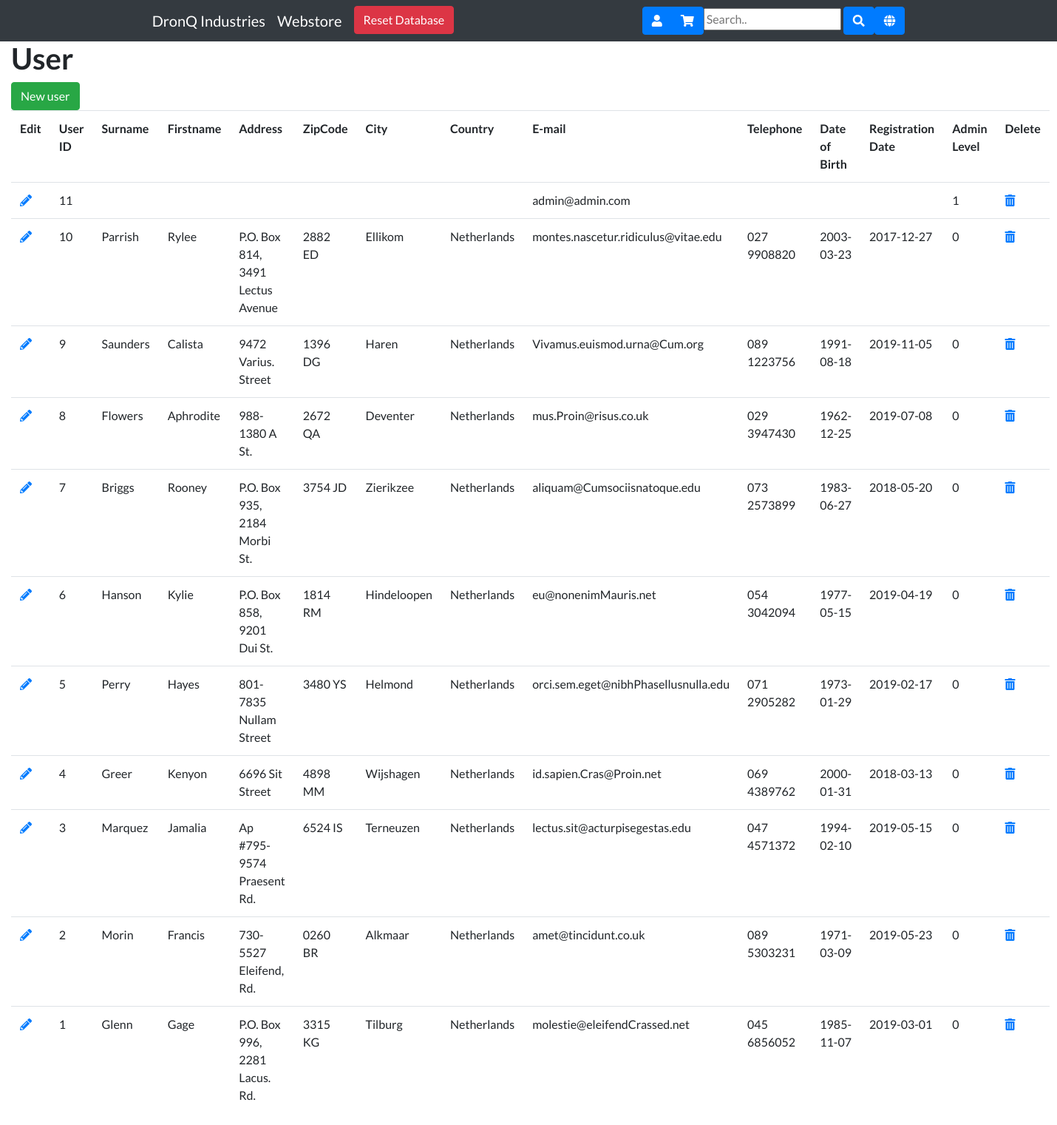
Screenshot of /user-list.php with the database file from the repository.
### tables this page shows
CREATE TABLE `USER`
(
  `User_ID`          INT NOT NULL AUTO_INCREMENT PRIMARY KEY,
  `User_Surname`     VARCHAR(40),
  `User_Firstname`   VARCHAR(40),
  `Address`          VARCHAR(40),
  `ZipCode`          VARCHAR(40),
  `City`             VARCHAR(40),
  `Country`          VARCHAR(40),
  `Email`            VARCHAR(40),
  `PasswordHash`     VARCHAR(255),
  `Telephone`        VARCHAR(40),
  `Day_Of_Birth`     DATE,
  `RegistrationDate` DATE,
  `AdminLevel`       BIT NOT NULL DEFAULT 0
);

### userController.php (called while the page is built, shortened)
<?php
class userController
{
    protected $pdo;
    public function __construct($db)
    {
        $this->pdo = $db;
    }
    public function getAll()
    {
        $sql = "SELECT * FROM `USER` ORDER BY `User_ID` DESC";
        return $this->pdo->query($sql, PDO::FETCH_OBJ);
    }
}

### user-list.php (the view, shortened to what this page needs)
<?php
include 'db.php';
require 'userController.php';
$list = new userController($pdo);
$rs = $list-> getAll();
?>
<!DOCTYPE html>
<html lang="nl">
    <head>
        <?php require 'head.php'; ?>
    </head>
    <body>
        <nav class="navbar navbar-expand-lg navbar-dark bg-dark fixed-top">
            <?php require 'menu.php'; ?>
        </nav>
<div class="col-xl-12 mx-auto container-fluid">
        <h1>User</h1>
        <a href = "userManager.php?action=create" title="add a record" class="btn btn-success navbar-btn">New user</a>
        <table class="table">
            <tr>
                <th>Edit</th>
                <th>User ID</th>
                <th>Surname</th>
                <th>Firstname </th>
                <th>Address</th>
                <th>ZipCode</th>
                <th>City</th>
                <th>Country</th>
                <th>E-mail</th>
                <th>Telephone</th>
                <th>Date of Birth</th>
                <th>Registration Date</th>
                <th>Admin Level</th>
                <th>Delete</th>
            </tr>
            <?php while ($row = $rs->fetch()) { ?>
            <tr>
                <td><a title="edit" href="user-edit.php?User_ID=<?= $row->User_ID ?>"><i class="fas fa-pencil-alt"></i></a></td>
                <td><?= $row->User_ID ?></td>
                <td><?= $row->User_Surname ?></td>
                <td><?= $row->User_Firstname ?></td>
                <td><?= $row->Address ?></td>
                <td><?= $row->ZipCode ?></td>
                <td><?= $row->City ?></td>
                <td><?= $row->Country ?></td>
                <td><?= $row->Email ?></td>
                <td><?= $row->Telephone ?></td>
                <td><?= $row->Day_Of_Birth ?></td>
                <td><?= $row->RegistrationDate ?></td>
                <td><?= $row->AdminLevel ?></td>
                <td><a title="delete" href="userManager.php?action=delete&User_ID=<?= $row->User_ID ?>"><i class="fas fa-trash-alt"></i></a></td>
             </tr>
            <?php } ?>
        </table>
        </div>
    </body>
</html>

### css/main-page.css (style rules this page uses)
body { font-family: 'Lato', 'Helvetica Neue', Helvetica, Arial, sans-serif; margin-top:55px; }
h1, h2, h3, h4, h5, h6 { font-family: 'Lato', 'Helvetica Neue', Helvetica, Arial, sans-serif; font-weight: 700; }
a:link { text-decoration: none; }

### rows the page displays
user: User_ID "11", Email "admin@admin.com", AdminLevel "1"
user: User_ID "10", User_Surname "Parrish", User_Firstname "Rylee", Address "P.O. Box 814, 3491 Lectus Avenue", ZipCode "2882 ED", City "Ellikom", Country "Netherlands", Email "montes.nascetur.ridiculus@vitae.edu", Telephone "027 9908820", Day_Of_Birth "2003-03-23", RegistrationDate "2017-12-27", AdminLevel "0"
user: User_ID "9", User_Surname "Saunders", User_Firstname "Calista", Address "9472 Varius. Street", ZipCode "1396 DG", City "Haren", Country "Netherlands", Email "Vivamus.euismod.urna@Cum.org", Telephone "089 1223756", Day_Of_Birth "1991-08-18", RegistrationDate "2019-11-05", AdminLevel "0"
user: User_ID "8", User_Surname "Flowers", User_Firstname "Aphrodite", Address "988-1380 A St.", ZipCode "2672 QA", City "Deventer", Country "Netherlands", Email "mus.Proin@risus.co.uk", Telephone "029 3947430", Day_Of_Birth "1962-12-25", RegistrationDate "2019-07-08", AdminLevel "0"
user: User_ID "7", User_Surname "Briggs", User_Firstname "Rooney", Address "P.O. Box 935, 2184 Morbi St.", ZipCode "3754 JD", City "Zierikzee", Country "Netherlands", Email "aliquam@Cumsociisnatoque.edu", Telephone "073 2573899", Day_Of_Birth "1983-06-27", RegistrationDate "2018-05-20", AdminLevel "0"
user: User_ID "6", User_Surname "Hanson", User_Firstname "Kylie", Address "P.O. Box 858, 9201 Dui St.", ZipCode "1814 RM", City "Hindeloopen", Country "Netherlands", Email "eu@nonenimMauris.net", Telephone "054 3042094", Day_Of_Birth "1977-05-15", RegistrationDate "2019-04-19", AdminLevel "0"
user: User_ID "5", User_Surname "Perry", User_Firstname "Hayes", Address "801-7835 Nullam Street", ZipCode "3480 YS", City "Helmond", Country "Netherlands", Email "orci.sem.eget@nibhPhasellusnulla.edu", Telephone "071 2905282", Day_Of_Birth "1973-01-29", RegistrationDate "2019-02-17", AdminLevel "0"
user: User_ID "4", User_Surname "Greer", User_Firstname "Kenyon", Address "6696 Sit Street", ZipCode "4898 MM", City "Wijshagen", Country "Netherlands", Email "id.sapien.Cras@Proin.net", Telephone "069 4389762", Day_Of_Birth "2000-01-31", RegistrationDate "2018-03-13", AdminLevel "0"
user: User_ID "3", User_Surname "Marquez", User_Firstname "Jamalia", Address "Ap #795-9574 Praesent Rd.", ZipCode "6524 IS", City "Terneuzen", Country "Netherlands", Email "lectus.sit@acturpisegestas.edu", Telephone "047 4571372", Day_Of_Birth "1994-02-10", RegistrationDate "2019-05-15", AdminLevel "0"
user: User_ID "2", User_Surname "Morin", User_Firstname "Francis", Address "730-5527 Eleifend, Rd.", ZipCode "0260 BR", City "Alkmaar", Country "Netherlands", Email "amet@tincidunt.co.uk", Telephone "089 5303231", Day_Of_Birth "1971-03-09", RegistrationDate "2019-05-23", AdminLevel "0"
user: User_ID "1", User_Surname "Glenn", User_Firstname "Gage", Address "P.O. Box 996, 2281 Lacus. Rd.", ZipCode "3315 KG", City "Tilburg", Country "Netherlands", Email "molestie@eleifendCrassed.net", Telephone "045 6856052", Day_Of_Birth "1985-11-07", RegistrationDate "2019-03-01", AdminLevel "0"
